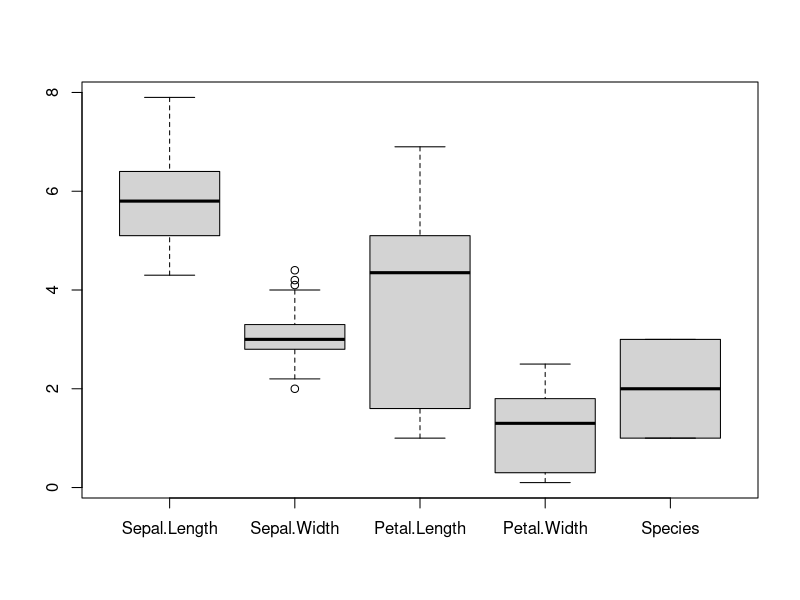
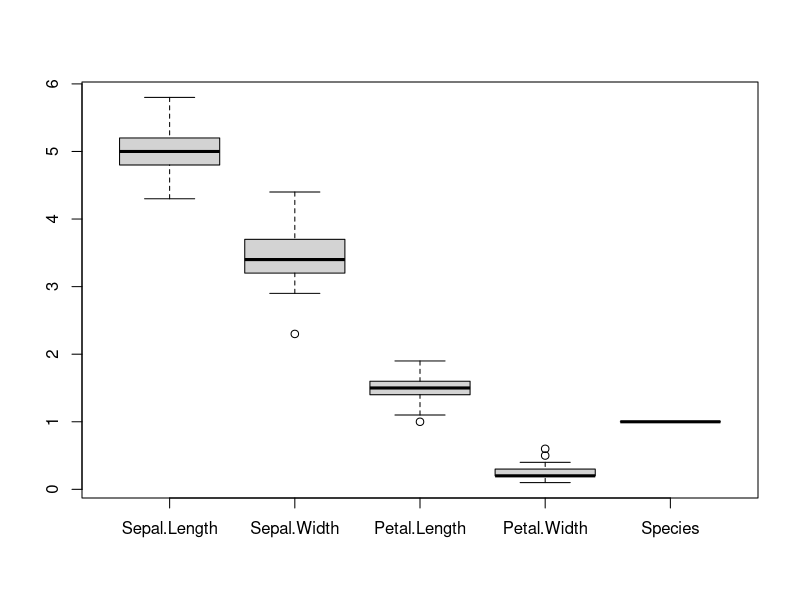
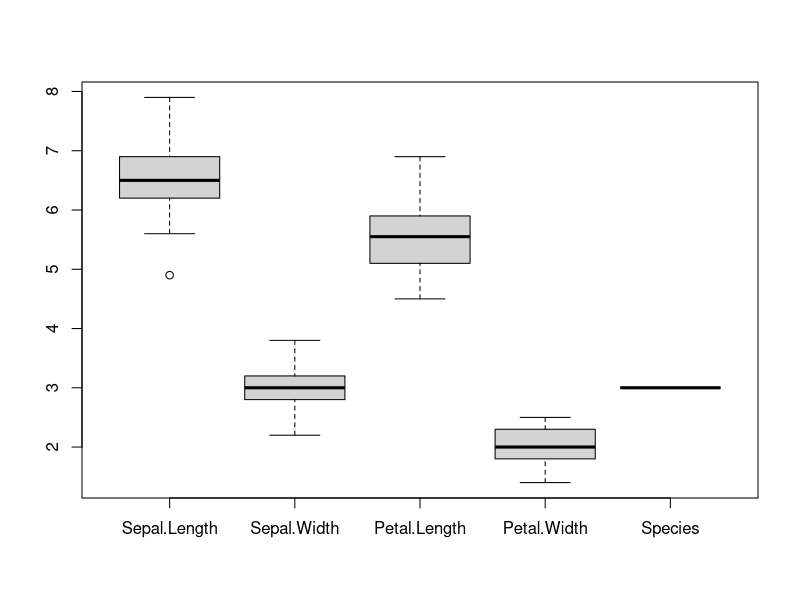
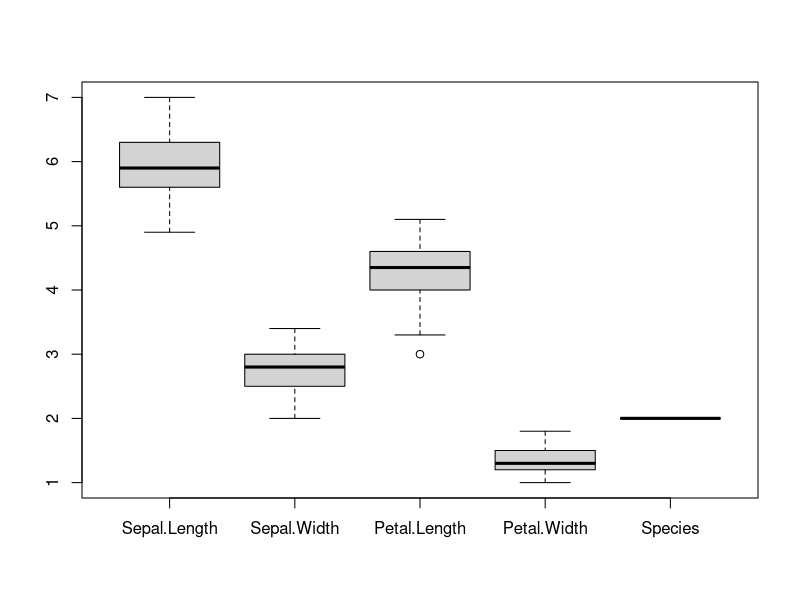

The R source for these figures, in order:
# install.packages("psych")
library(psych)
library(datasets)

iris
describe(iris)
summary(iris)
?summary()
?describe()


# Describe gives the descriptive statistics of the variables. i.e mean, sd. max, min etc. 
# Summary gives the quantiles of the dataset.


# Spliting for individual stats

Category  = split(iris, iris$Species)

describe(iris[1])
describe(iris[2])
describe(iris[3])
describe(iris[4])

describe(Category$setosa)
describe(Category$virginica)
describe(Category$versicolor)
# Boxplot
boxplot(iris)


Category  = split(iris, iris$Species)

boxplot(Category$setosa)
boxplot(Category$virginica)
boxplot(Category$versicolor)



